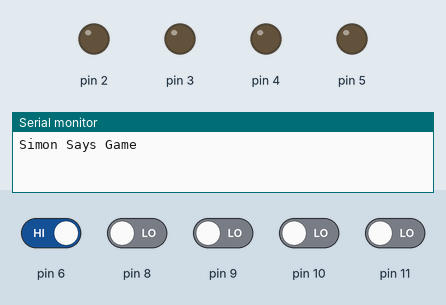
Recording of a sketch running on a simulated Arduino Uno, built with avr-gcc and run on an emulated ATmega328P. Shown: output pins drawn as LEDs (lit = HIGH), the last lines printed to the serial monitor. Inputs (shaded band) come from the test bench; at power-on: pin 6 HIGH, pin 8–11 LOW. Random numbers use the default seed unless the sketch sets one.

Above: at 1.2 s.
1.3 s: pin 6 driven LOW
At 2.8 s:
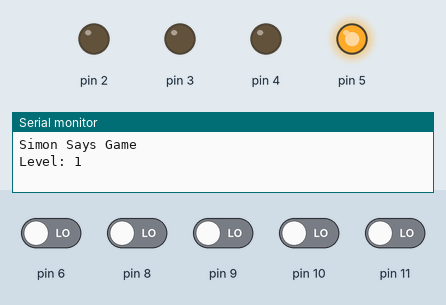
At 3.9 s:
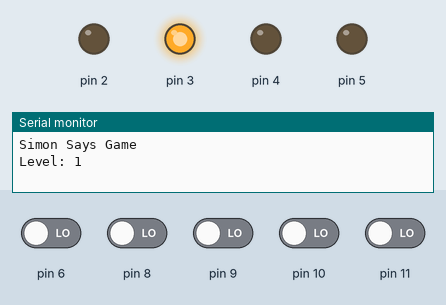
4.3 s: pin 8 driven HIGH
At 6.1 s:
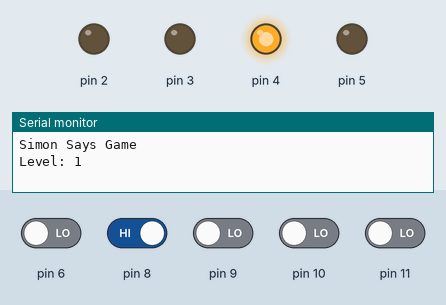
Timing chart, 0 to 18.7 s (numbered marks = the images above; inputs shaded):
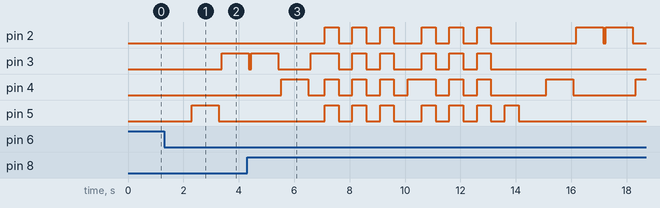

The sketch:

simon_says_game.ino
```cpp
int Level = 1;
int Sequence[4] = {0, 0, 0, 0};
int Speed = 1000;
int ShowFlag = 1;
int PressDetected = 0;
int GameON = 0;

void setup() {
  // put your setup code here, to run once:
  for (int i=2; i<=5; i++){
    pinMode(i,OUTPUT);
  }
  for (int i=8; i<=11; i++){
    pinMode(i,INPUT);
  }
  Serial.begin(9600);
  Serial.println("Simon Says Game");
}

void loop() {
  // put your main code here, to run repeatedly:

  if(digitalRead(6) == 0){
    GameON = 1;
    delay(1000);
  }

  if(ShowFlag == 1 && GameON == 1){
    Serial.print("Level: ");
    Serial.println(Level);
    for (int i=0; i<=3; i++){
    Sequence[i] = random(2,6);
    digitalWrite(Sequence[i], HIGH);
    delay(Speed - Level*25);
    digitalWrite(Sequence[i], LOW);
    delay(Speed/10);
    }
    ShowFlag = 0;
    PressDetected = 0;
  }

  if(GameON == 1){
    for (int i=0; i<=3; i++){
      if(PressDetected == i && ShowFlag == 0){
        while(PressDetected == i){
          for (int j=2; j<=5; j++){
            if(digitalRead(j+6) == 0){
              digitalWrite(j, HIGH);
              delay(500);
              digitalWrite(j, LOW);
              PressDetected = i+1;
              if(Sequence[i] != j){
                ShowFlag = 1;
                Level = 1;
                GameON = 0;
                Serial.println("Game Over");
                for(int l=0; l<3; l++){
                  for(int m=2; m<=5; m++){
                    digitalWrite(m, HIGH);
                  }
                  delay(500);
                  for(int m=2; m<=5; m++){
                    digitalWrite(m, LOW);
                  }
                  delay(500);
                }
              }
            }
          }
        }
      }
    }
  }

  if(ShowFlag == 0 && GameON == 1){
    ShowFlag = 1;
    Level++;
    delay(1000);
  }
}
```

Measured:
- after the input at 1.3 s, pin 3: LOW → HIGH after 2.1 s; pin 5: LOW → HIGH after 1.0 s, → LOW 0.98 s later
